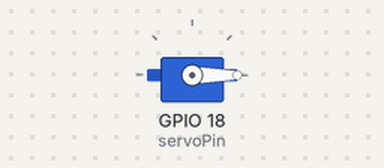
The sketch below on a simulated ESP32. Shown: servo.

Above: at 0.05 s.
At 1.5 s:
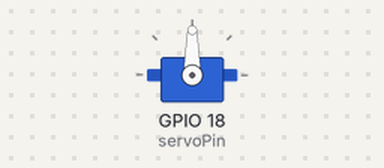
At 3.0 s:
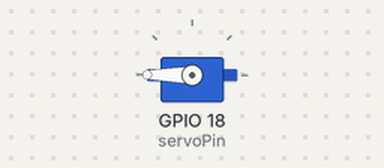
Timing chart, 0 to 6.9 s (numbered marks = the images above):
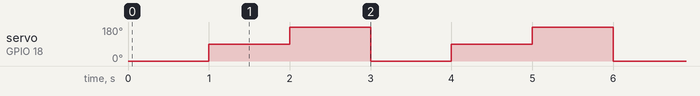

The sketch:

servomodified_test.ino
```cpp
#include <ESP32Servo.h>

Servo myServo;

const int servoPin = 18;   // Any PWM-capable GPIO (18 is safe)

void setup() {
  myServo.setPeriodHertz(50);      // Standard servo frequency (50 Hz)
  myServo.attach(servoPin, 500, 2400);
  // 500–2400 µs works for most servos (MG996R, SG90, etc.)
}

void loop() {
  myServo.write(0);
  delay(1000);

  myServo.write(90);
  delay(1000);

  myServo.write(180);
  delay(1000);
}
```

Measured:
- by itself, servo on GPIO 18 (servoPin): repeats every 3.0 s: 180° 1.0 s, 0° 1.0 s, 90° 1.0 s
